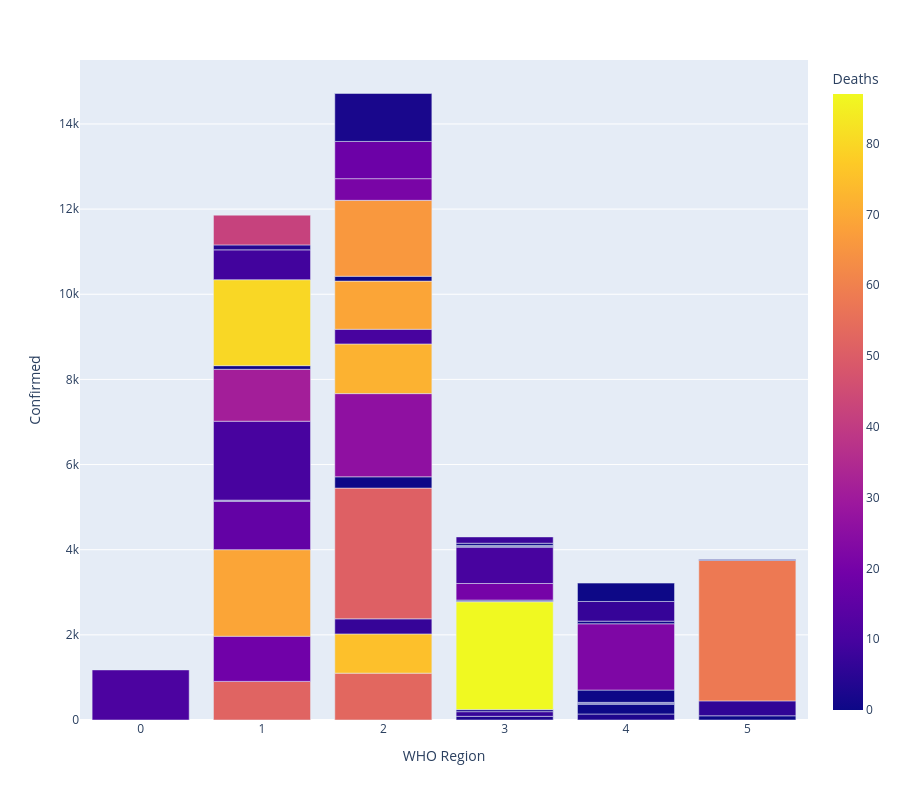

Source (notebook cell):
### Code cell
fig = px.bar(data, x='WHO Region', y='Confirmed',
             color='Deaths',
             # Add the country/region information to the hover tooltip for additional context when hovering over the bars
             hover_data=["Country/Region"],
             height=800)
fig.show()

### Figure 1 — Plotly figure (JSON) as saved in the notebook; plotly's stock layout.template omitted (floating-point values rounded to 4 significant figures)
{"data": [{"alignmentgroup": "True", "customdata": [["Andorra"], ["Antigua and Barbuda"], ["Barbados"], ["Belize"], ["Bhutan"], ["Brunei"], ["Burkina Faso"], ["Burma"], ["Cambodia"], ["Chad"], ["Comoros"], ["Cuba"], ["Cyprus"], ["Dominica"], ["Equatorial Guinea"], ["Eritrea"], ["Estonia"], ["Fiji"], ["Georgia"], ["Greenland"], ["Grenada"], ["Guinea-Bissau"], ["Guyana"], ["Holy See"], ["Iceland"], ["Jamaica"], ["Jordan"], ["Laos"], ["Latvia"], ["Liberia"], ["Liechtenstein"], ["Lithuania"], ["Malta"], ["Mauritius"], ["Monaco"], ["Mongolia"], ["New Zealand"], ["Niger"], ["Papua New Guinea"], ["Saint Kitts and Nevis"], ["Saint Lucia"], ["Saint Vincent and the Grenadines"], ["San Marino"], ["Seychelles"], ["Sierra Leone"], ["Taiwan*"], ["Tanzania"], ["Thailand"], ["Timor-Leste"], ["Togo"], ["Trinidad and Tobago"], ["Uganda"], ["Vietnam"], ["Western Sahara"]], "hovertemplate": "WHO Region=%{x}<br>Confirmed=%{y}<br>Country/Region=%{customdata[0]}<br>Deaths=%{marker.color}<extra></extra>", "legendgroup": "", "marker": {"color": [52, 3, 7, 2, 0, 3, 53, 6, 0, 75, 7, 87, 19, 0, 51, 0, 69, 0, 16, 0, 0, 26, 20, 0, 10, 10, 11, 0, 31, 72, 1, 80, 9, 10, 4, 0, 22, 69, 0, 0, 0, 0, 42, 0, 66, 7, 21, 58, 0, 18, 8, 2, 0, 1], "coloraxis": "coloraxis", "pattern": {"shape": ""}}, "name": "", "offsetgroup": "", "orientation": "v", "showlegend": false, "textposition": "auto", "type": "bar", "x": [1, 3, 3, 3, 5, 4, 2, 5, 4, 2, 2, 3, 1, 3, 2, 2, 1, 4, 1, 1, 3, 2, 3, 1, 1, 3, 0, 4, 1, 2, 1, 1, 1, 2, 1, 4, 4, 2, 4, 3, 3, 3, 1, 2, 2, 4, 2, 5, 5, 2, 3, 2, 4, 2], "xaxis": "x", "y": [907, 86, 110, 48, 99, 141, 1100, 350, 226, 922, 354, 2532, 1060, 18, 3071, 265, 2034, 27, 1137, 14, 23, 1954, 389, 12, 1854, 853, 1176, 20, 1219, 1167, 86, 2019, 701, 344, 116, 289, 1557, 1132, 62, 17, 24, 52, 699, 114, 1783, 462, 509, 3297, 24, 874, 148, 1128, 431, 10], "yaxis": "y"}], "layout": {"barmode": "relative", "coloraxis": {"colorbar": {"title": {"text": "Deaths"}}, "colorscale": [[0, "#0d0887"], [0.1111, "#46039f"], [0.2222, "#7201a8"], [0.3333, "#9c179e"], [0.4444, "#bd3786"], [0.5556, "#d8576b"], [0.6667, "#ed7953"], [0.7778, "#fb9f3a"], [0.8889, "#fdca26"], [1, "#f0f921"]]}, "height": 800, "legend": {"tracegroupgap": 0}, "margin": {"t": 60}, "xaxis": {"anchor": "y", "domain": [0, 1], "title": {"text": "WHO Region"}}, "yaxis": {"anchor": "x", "domain": [0, 1], "title": {"text": "Confirmed"}}}}
